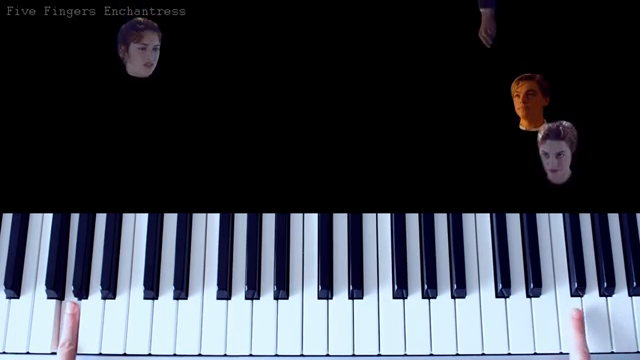
#> input picture frame 222 of src/titanic.mp4, 640 x 360 px, given in place of flamingo.mp4, which was not available
$ python background.py
#> lines starting #> are read from the running program, lines starting #| are printed output that depends on the picture; after the words box and inside, x2 and y2 are one past the last pixel; in counts of white or black regions, pixels touching at a corner belong together; pictures that were not available may be replaced by others from this repository, and a replacement may not be noted
### src/utils/pathbuilder.py
#!/usr/bin/env python
# -*- coding: utf-8 -*-

import os
import sys
from pathlib import Path


class PathBuilder:

    def __init__(self):
        """
        Build absolute project path.
        """

        # First script called
        self.invoker = Path(os.getcwd()) / Path(sys.argv[0])

        # Project folder (root)
        sufix = 'src' + os.sep + str(__name__).replace('.', os.sep) + '.py'
        self.project = Path(__file__.replace(sufix, ''))

    def miscdir(self, file: str) -> Path:
        return self.project / 'misc' / file

    def __getimgdir(self, dir) -> Path:
        return self.project / 'imgs' / dir

    def inputdir(self, img: str) -> str:
        return str(self.__getimgdir('input') / img).replace('/', '\\')

    def outputdir(self, img: str) -> str:
        return str(self.__getimgdir('output') / img).replace('/', '\\')

### src/test/background.py
import numpy as np
import cv2
from utils.pathbuilder import PathBuilder


cap = cv2.VideoCapture(str(PathBuilder().miscdir('flamingo.mp4')))

kernel = cv2.getStructuringElement(cv2.MORPH_ELLIPSE, (3, 3))
fgbg = cv2.createBackgroundSubtractorMOG2()

while True:
    ret, frame = cap.read()
#> frame is the input picture: shape (360, 640, 3); mean B, G, R 72.9, 63.4, 58.7

    fgmask = fgbg.apply(frame)
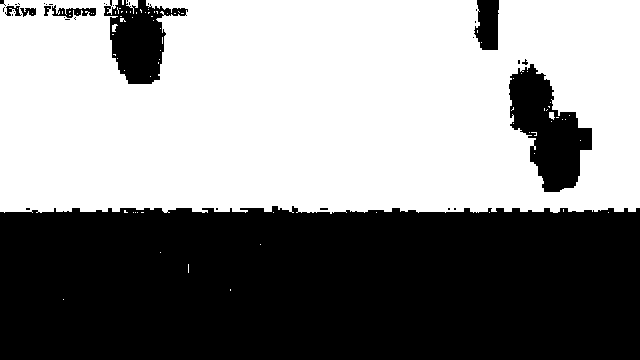
#> fgmask: shape (360, 640); values 127 (black) and 255 (white), 53.7% white; 38 black regions (30 under 20 px), largest, box (x1, y1, x2, y2) and area: (0, 206, 640, 360) 95519, (509, 64, 592, 192) 5690, (104, 0, 188, 84) 3810
    fgmask = cv2.morphologyEx(fgmask, cv2.MORPH_OPEN, kernel)
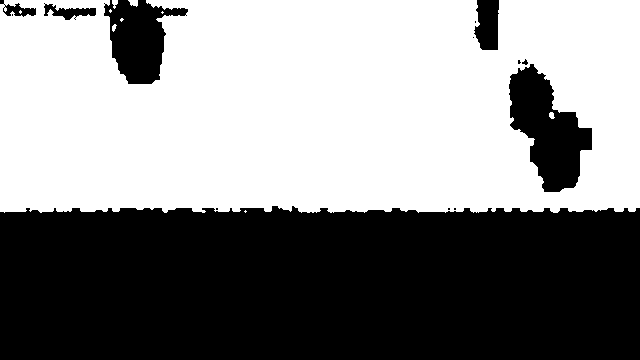
#> fgmask: shape (360, 640); values 127 (black) and 255 (white), 53.4% white; 14 black regions (7 under 20 px), largest, box (x1, y1, x2, y2) and area: (0, 206, 640, 360) 95697, (509, 64, 592, 192) 5811, (104, 0, 188, 84) 4029

    cv2.imshow('frame', cv2.bitwise_and(frame, frame, mask=fgmask))
    k = cv2.waitKey(30) & 0xff
#> (key Esc is pressed here)
    if not ret or k == 27:
        break

cap.release()
cv2.destroyAllWindows()

$ run again, starting later in the video
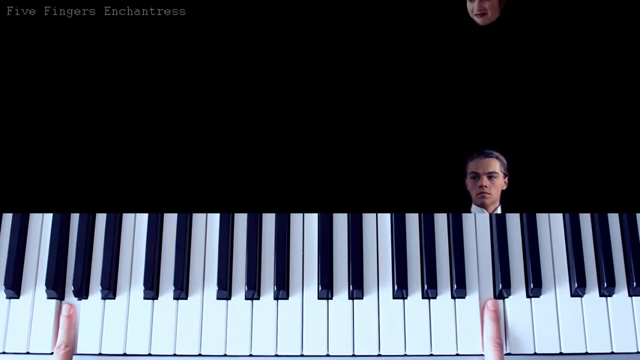
#> input picture frame 1001 of src/titanic.mp4, 640 x 360 px, given in place of flamingo.mp4, which was not available
#> frame is the input picture: shape (360, 640, 3); mean B, G, R 72, 62.7, 57.7
#> `fgmask = fgbg.apply(frame)`:
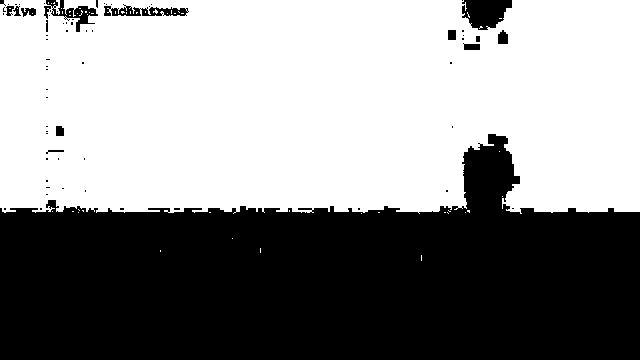
#> fgmask: shape (360, 640); values 127 (black) and 255 (white), 55.7% white; 69 black regions (55 under 20 px), largest, box (x1, y1, x2, y2) and area: (0, 134, 640, 360) 98978, (462, 0, 512, 30) 1091, (44, 0, 98, 32) 579
#> `fgmask = cv2.morphologyEx(fgmask, cv2.MORPH_OPEN, kernel)`:
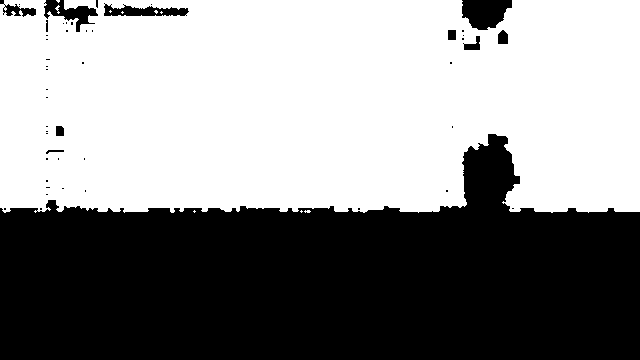
#> fgmask: shape (360, 640); values 127 (black) and 255 (white), 55.4% white; 49 black regions (38 under 20 px), largest, box (x1, y1, x2, y2) and area: (0, 134, 640, 360) 99329, (462, 0, 512, 30) 1135, (44, 0, 98, 32) 707
